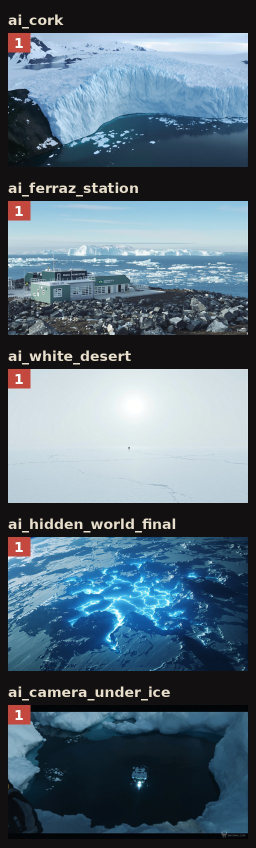
#> input picture ant01-sob-o-gelo/ai_contact_sheet_11.jpg, 512 x 1696 px (shown at 1/2 size)
$ python thumbnail_comic.py --img ../ant01-sob-o-gelo/ai_contact_sheet_11.jpg --line1 ../ant01-sob-o-gelo/ai_contact_sheet_5.jpg --out out.png
#> lines starting #> are read from the running program, lines starting #| are printed output that depends on the picture
"""Black Dossier thumbnail, style A (illustrated comic) — the 'B' in the A/B test is engine/thumbnail.py (realistic sepia).

The illustration comes from the image agent (ai_prompts.json with "guard": "fictional", "raw": false,
character on the left third, empty sky on the upper right). This script writes the title on the sky.

  python3 engine/thumbnail_comic.py --img ai/thumb_a_1.jpg --line1 "MAFIA" --line2 "1891 – 1992" --out pub/thumb_A.jpg
"""
import argparse
from PIL import Image, ImageDraw, ImageFont, ImageFilter

SERIF = "/usr/share/fonts/opentype/noto/NotoSerifCJK-Black.ttc"


def fit(d, t, maxw, size):
    while size > 20:
        f = ImageFont.truetype(SERIF, size, index=0)
        if d.textlength(t, font=f) <= maxw:
            return f
        size -= 4
    return f


def make(src, out, l1, l2, cx=905, y1=40, maxw=620):
#> called with out = 'out.png', l2 = '', cx = 905, y1 = 40, maxw = 620
    if len((l1 + " " + l2).split()) > 6:
        raise SystemExit("Texto longo demais para a thumbnail (máx. ~4 palavras + datas)")
    im = Image.open(src).convert("RGB")
#> im is the input picture: PIL image 512x1696 RGB; mean R, G, B 85.6, 105.2, 119.5
    W, H = im.size
#> W = 512; H = 1696
    h = min(H, int(W * 720 / 1280))
#> h = 288
    im = im.crop((0, 0, W, h)).resize((1280, 720), Image.LANCZOS)
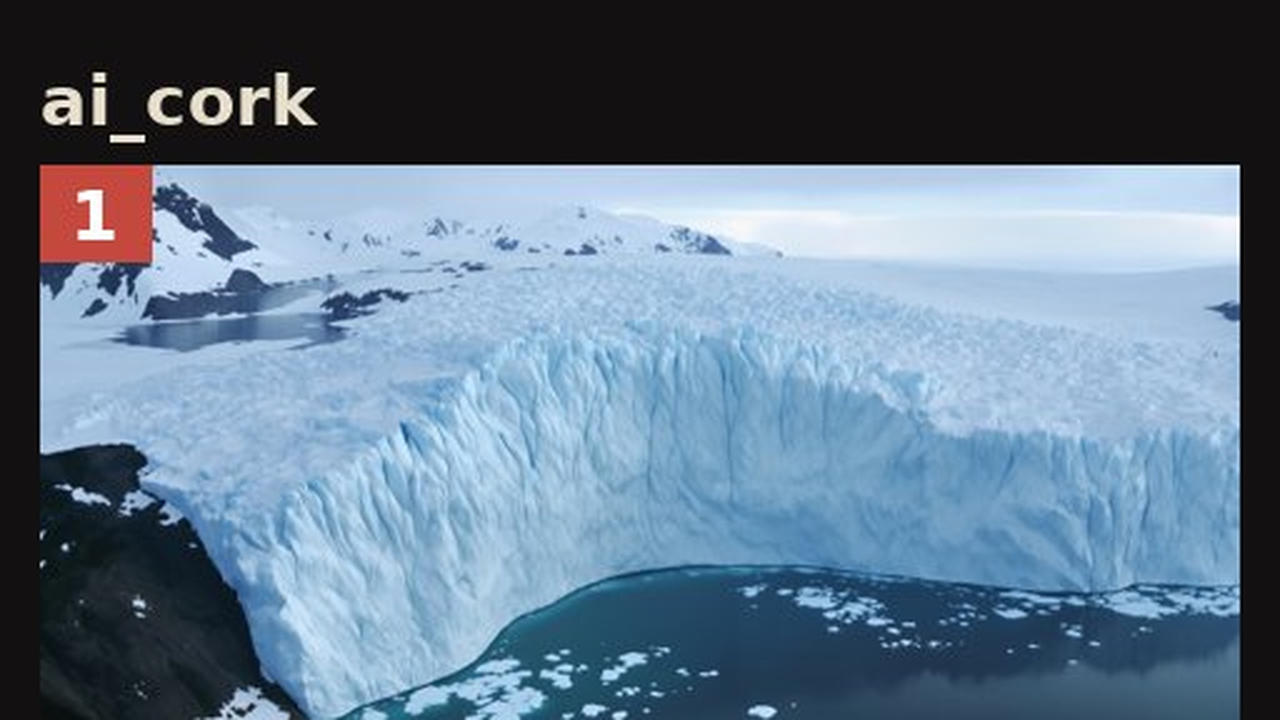
#> im: PIL image 1280x720 RGB; mean R, G, B 97.4, 118.7, 138.4
    txt = Image.new("RGBA", im.size, (0, 0, 0, 0)); d = ImageDraw.Draw(txt)
#> after `txt = Image.new('RGBA', im.size, (0, 0, 0, 0))`: txt: PIL image 1280x720 RGBA; every value is 0
    f1 = fit(d, l1, maxw, 190); f2 = fit(d, l2, maxw, 96)
    b1 = d.textbbox((0, 0), l1, font=f1); b2 = d.textbbox((0, 0), l2, font=f2)
#> after `b1 = d.textbbox((0, 0), l1, font=f1)`: b1 = (0, 5, 553, 31)
#> after `b2 = d.textbbox((0, 0), l2, font=f2)`: b2 = (0, 0, 0, 0)
    x1 = cx - (b1[2] - b1[0]) / 2 - b1[0]; x2 = cx - (b2[2] - b2[0]) / 2 - b2[0]
#> after `x1 = cx - (b1[2] - b1[0]) / 2 - b1[0]`: x1 = 628.5
#> after `x2 = cx - (b2[2] - b2[0]) / 2 - b2[0]`: x2 = 905
    y2 = y1 + (b1[3] - b1[1]) + 18 + (b1[1] - b2[1])
#> y2 = 89
    for x, y, t, f in ((x1, y1, l1, f1), (x2, y2, l2, f2)):
        d.text((x, y), t, font=f, fill=(12, 12, 14, 255))
#> this loop made 2 passes
#> (x, y) on pass 1: (628.5, 40)
#> (x, y, t) on pass 2: (905, 89, '')
    # soft light halo so the title reads over the skyline
    halo = txt.split()[3].filter(ImageFilter.MaxFilter(15)).filter(ImageFilter.GaussianBlur(14))
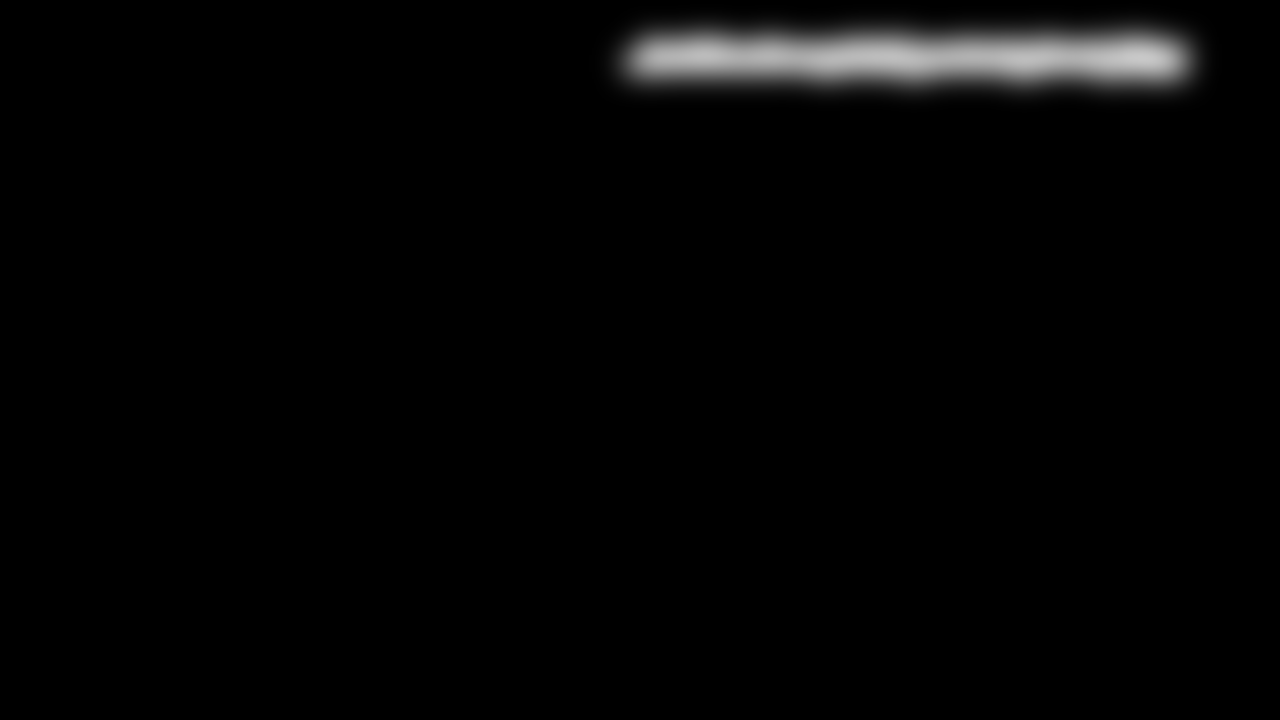
#> halo: PIL image 1280x720 L; min 0, max 200, mean 4.8
    glow = Image.new("RGBA", im.size, (235, 244, 252, 0)); glow.putalpha(halo.point(lambda v: min(255, int(v * 1.0))))
    im = Image.alpha_composite(Image.alpha_composite(im.convert("RGBA"), glow), txt).convert("RGB")
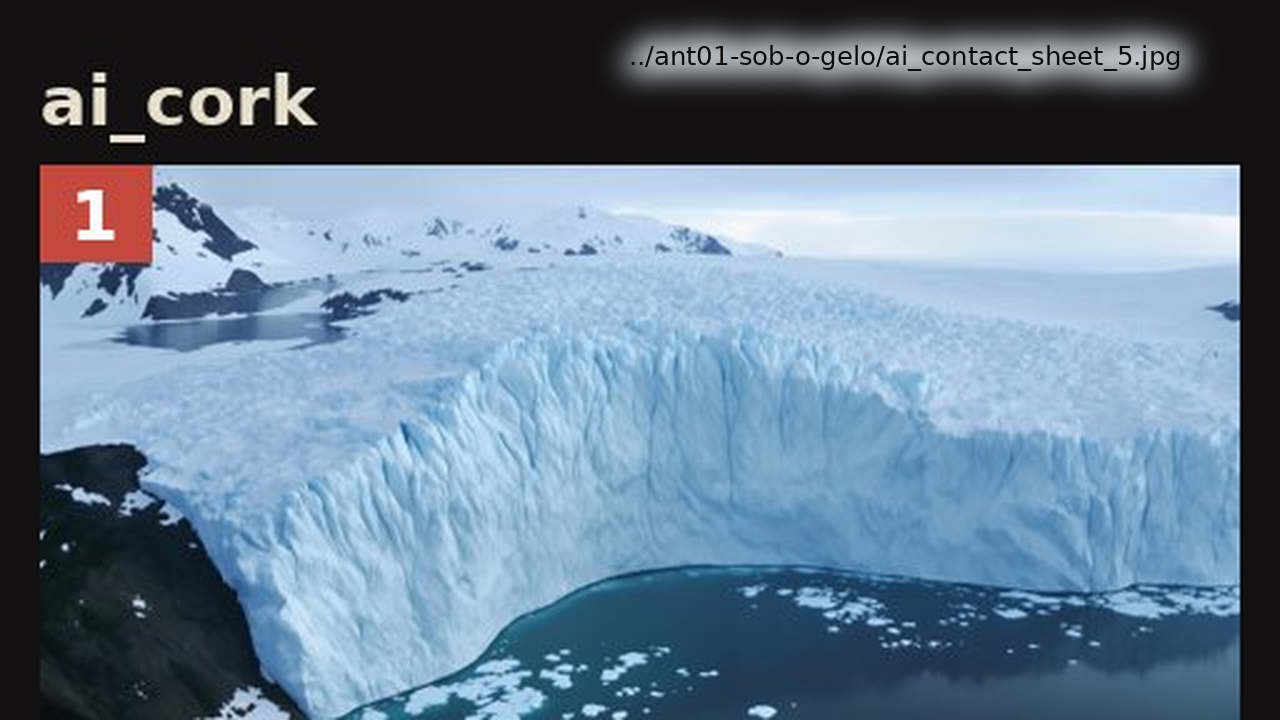
#> im: PIL image 1280x720 RGB; mean R, G, B 101.1, 122.6, 142.3
    im.save(out, quality=93)
    im.resize((320, 180), Image.LANCZOS).save(out.replace(".jpg", "_mini.jpg"), quality=90)
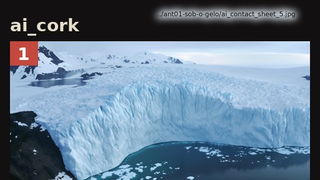
#> saved as out.png: PIL image 320x180 RGB; mean R, G, B 101.1, 122.6, 142.3
    print(out)


if __name__ == "__main__":
    ap = argparse.ArgumentParser()
    ap.add_argument("--img", required=True); ap.add_argument("--line1", required=True); ap.add_argument("--line2", default="")
    ap.add_argument("--out", required=True); ap.add_argument("--cx", type=int, default=905)
    ap.add_argument("--y", type=int, default=40); ap.add_argument("--maxw", type=int, default=620)
    a = ap.parse_args()
    make(a.img, a.out, a.line1, a.line2, a.cx, a.y, a.maxw)

$ run again, on ant01-sob-o-gelo/ai_contact_sheet_7.jpg
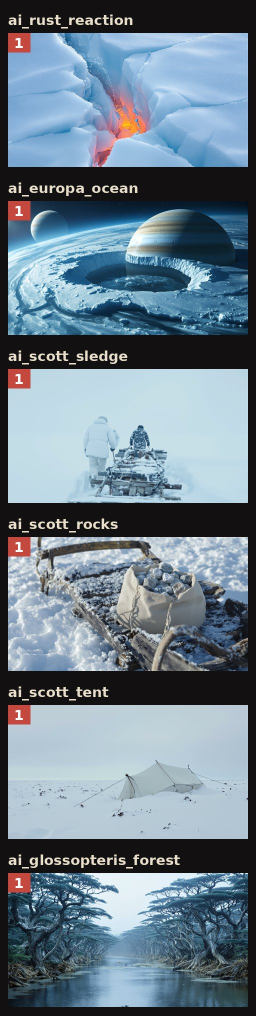
#> input picture ant01-sob-o-gelo/ai_contact_sheet_7.jpg, 512 x 2032 px (shown at 1/2 size)
#> in make, im is the input picture: PIL image 512x2032 RGB; mean R, G, B 108, 125.6, 138.9
#> in make, `im = im.crop((0, 0, W, h)).resize((1280, 720), Image.LANCZOS)`:
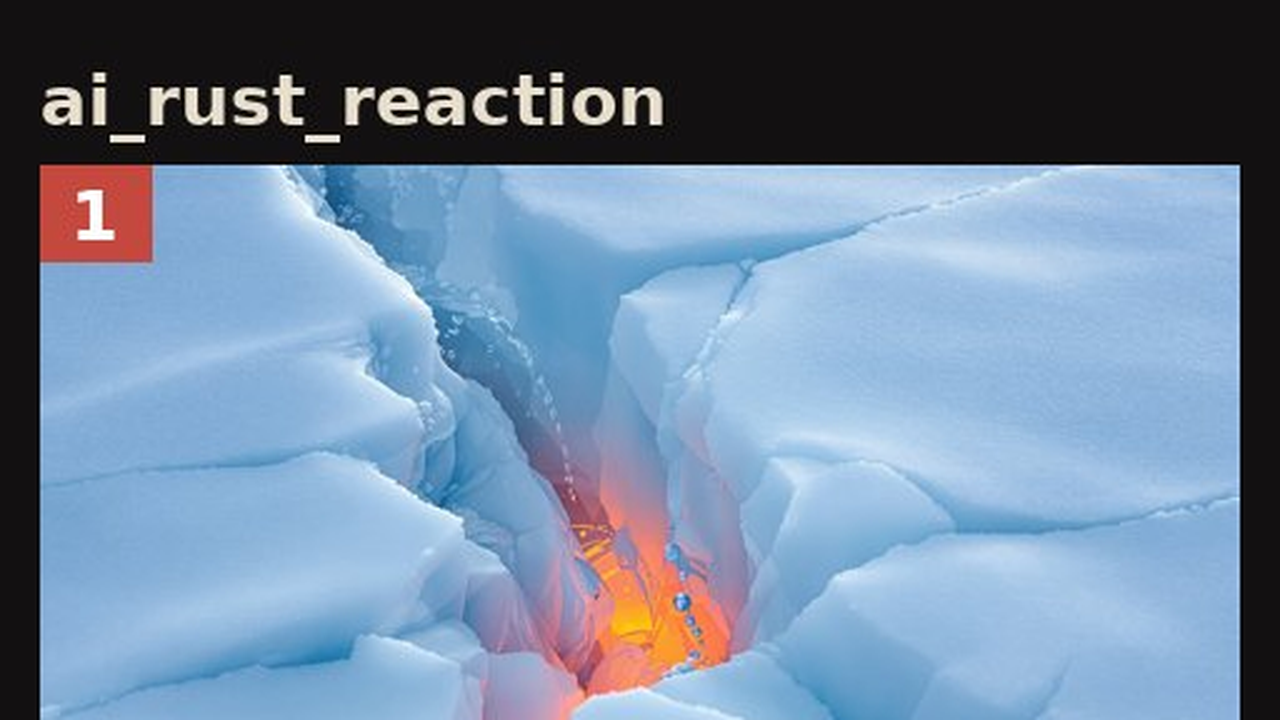
#> im: PIL image 1280x720 RGB; mean R, G, B 113.1, 134.5, 158.7
#> txt: PIL image 1280x720 RGBA; every value is 0
#> b1 = (0, 5, 553, 31)
#> b2 = (0, 0, 0, 0)
#> x1 = 628.5
#> x2 = 905
#> y2 = 89
#> the loop in make, `for x, y, t, f in ((x1, y1, l1, f1), (x2, y2, l2, f2)):` made 2 passes
#> (x, y) on pass 1: (628.5, 40)
#> in make, `im.resize((320, 180), Image.LANCZOS).save(out.replace(".jpg", "_mini.j..`:
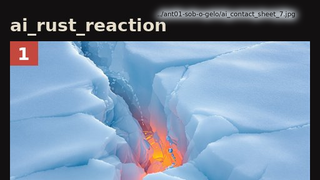
#> saved as out.png: PIL image 320x180 RGB; mean R, G, B 116.8, 138.3, 162.7

$ run again, on ant01-sob-o-gelo/video_contact_sheet_11.jpg
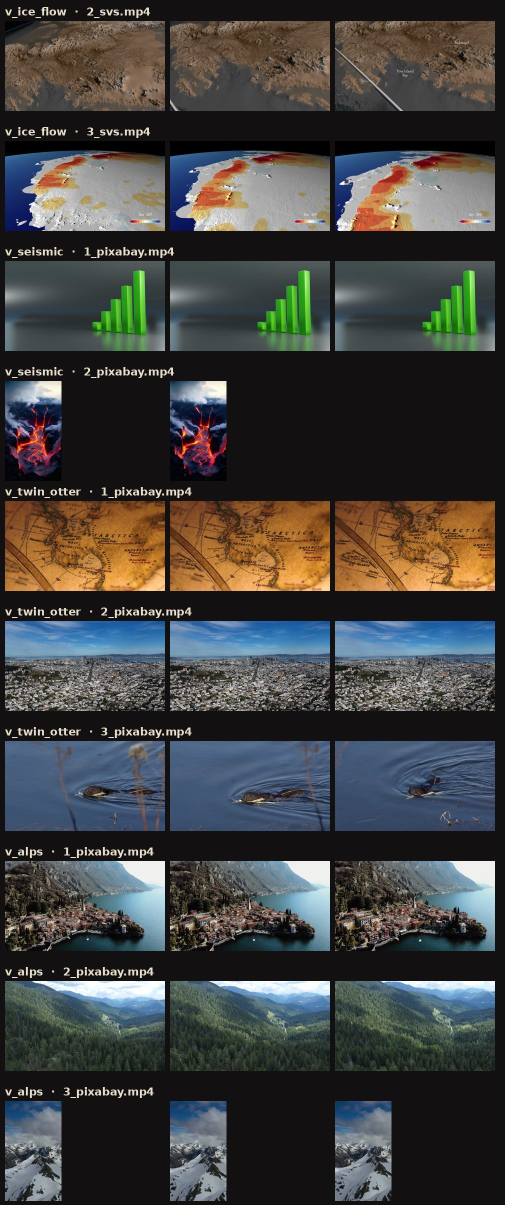
#> input picture ant01-sob-o-gelo/video_contact_sheet_11.jpg, 1010 x 2410 px (shown at 1/2 size)
#> in make, im is the input picture: PIL image 1010x2410 RGB; mean R, G, B 67, 66.9, 65.1
#> txt: PIL image 1280x720 RGBA; every value is 0
#> b1 = (0, 5, 617, 31)
#> b2 = (0, 0, 0, 0)
#> x1 = 596.5
#> x2 = 905
#> y2 = 89
#> the loop in make, `for x, y, t, f in ((x1, y1, l1, f1), (x2, y2, l2, f2)):` made 2 passes
#> (x, y) on pass 1: (596.5, 40)
#> in make, `halo = txt.split()[3].filter(ImageFilter.MaxFilter(15)).filter(ImageFi..`:
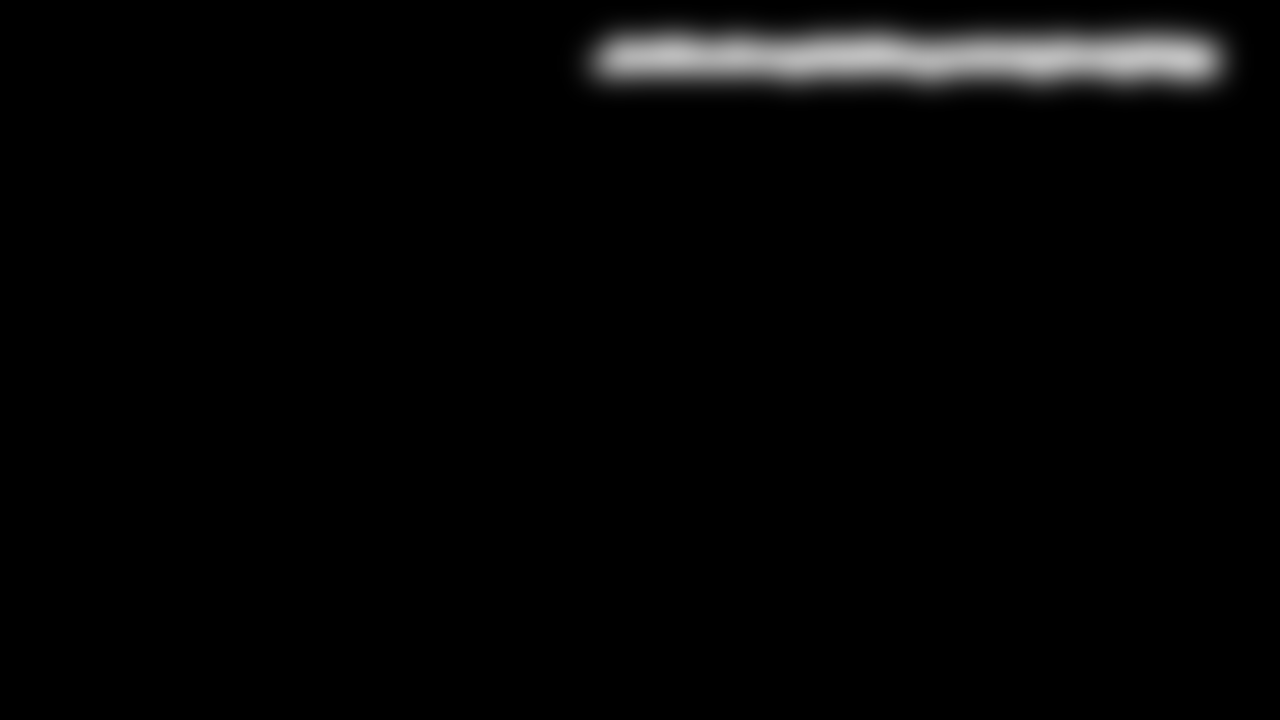
#> halo: PIL image 1280x720 L; min 0, max 193, mean 5.4
#> in make, `im.resize((320, 180), Image.LANCZOS).save(out.replace(".jpg", "_mini.j..`:
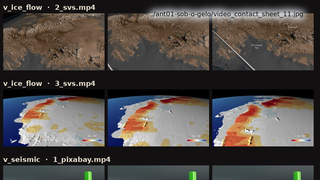
#> saved as out.png: PIL image 320x180 RGB; mean R, G, B 80.8, 75.3, 71.6
